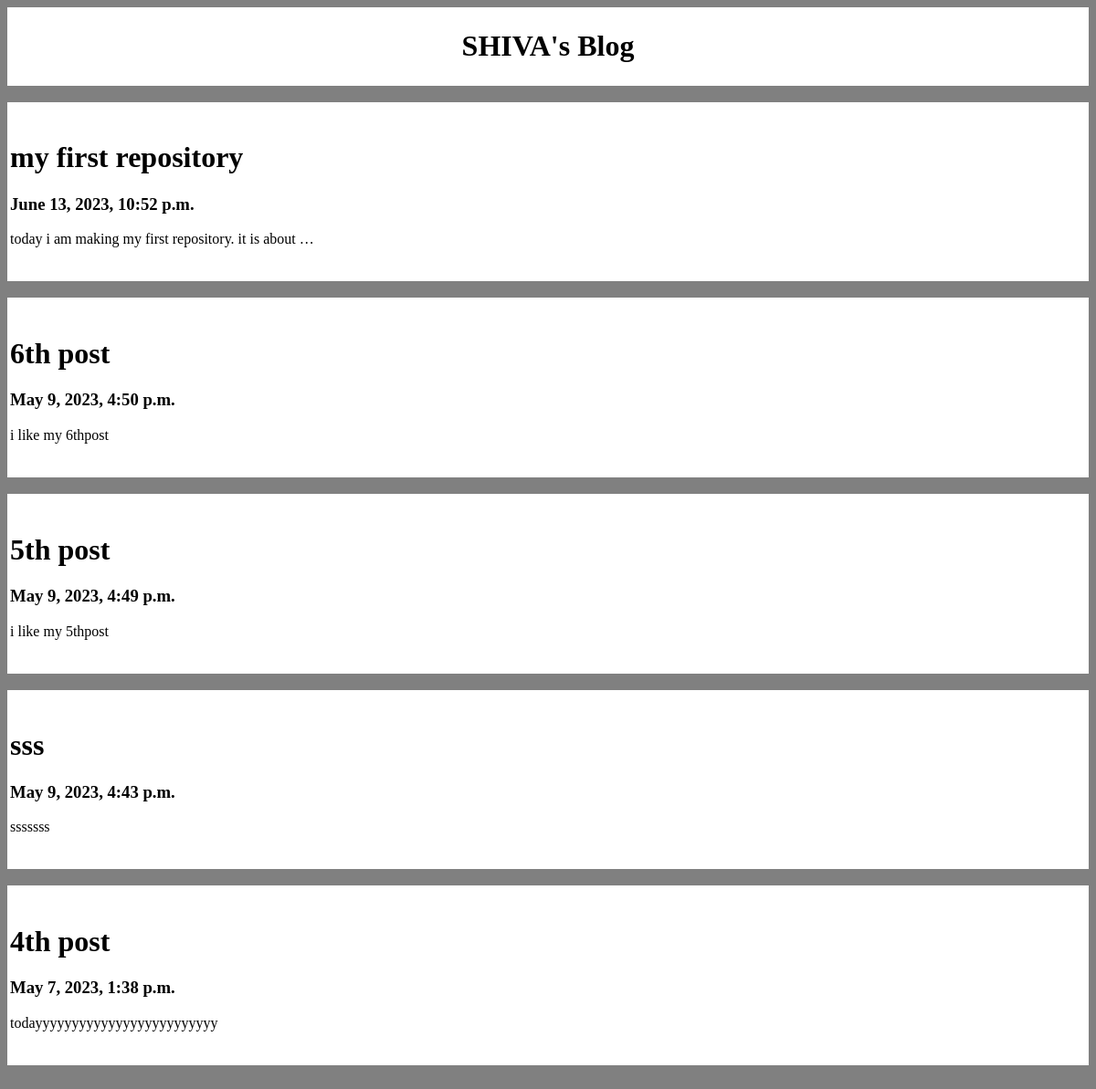
The page / on the database its author committed.
### myapp3/models.py (models this page shows)
class Features(models.Model):
    MainTitle = models.CharField(max_length=20,default="")
    datecreated= models.DateTimeField(default=datetime.now,blank=True)
    body=models.CharField(max_length=200,default="")

### myapp3/views.py (the view)
# urls.py: path('',views.index,name='index'),]
def index(request):
    posts=Features.objects.all()
    return render(request,'index.html',{'posts':posts})

### template/index.html
{% load static %}
<html>
    <body>
        <link rel="stylesheet" href="{% static 'style.css' %}">
        <div class="head">
            <h1>SHIVA's Blog</h1>
        </div><br>
        {% for post in posts reversed %}
        <div class="row"><br>
            <div class="post">
            <h1>{{post.MainTitle}}</h1>
            <h3>{{post.datecreated}}</h3>
            <p>{{post.body|truncatewords:10}}</p><br>
            </div>
        </div><br>
        {% endfor %}
    </body>
</html>

### static/style.css (style rules this page uses)
body { background-color: grey; }
.head { background-color: white; text-align: center; padding: 3px; }
.row { background-color: white; padding: 3px; }

### rows shown on the page
Features: MainTitle "my first repository", datecreated "June 13, 2023, 10:52 p.m.", body "today i am making my first repository. it is about …"
Features: MainTitle "6th post", datecreated "May 9, 2023, 4:50 p.m.", body "i like my 6thpost"
Features: MainTitle "5th post", datecreated "May 9, 2023, 4:49 p.m.", body "i like my 5thpost"
Features: MainTitle "sss", datecreated "May 9, 2023, 4:43 p.m.", body "sssssss"
Features: MainTitle "4th post", datecreated "May 7, 2023, 1:38 p.m.", body "todayyyyyyyyyyyyyyyyyyyyyyyyy"
